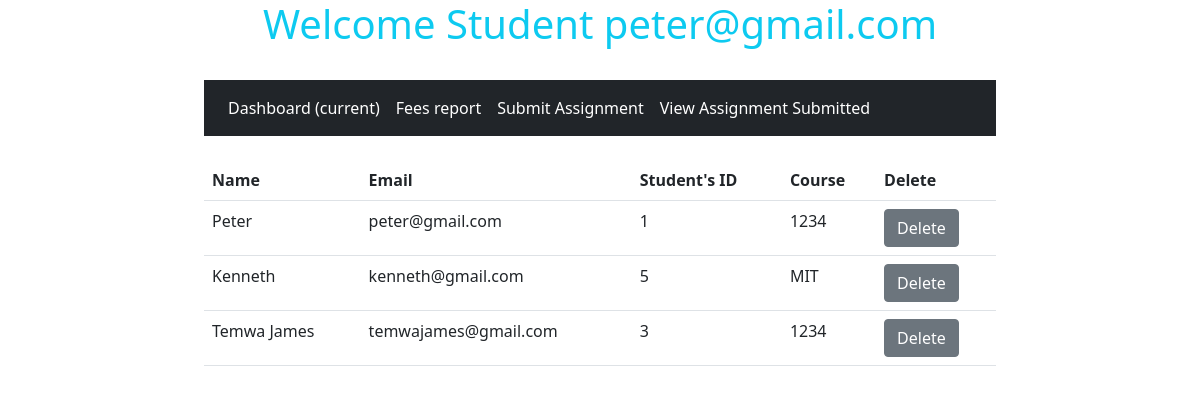
Screenshot of /studentdashboard (signed in) with the database file from the repository.
### Databases.py (models this page shows)
class Users(Model):
    username = CharField()
    useremail = CharField(unique=True)
    password = CharField()
    studentID = IntegerField()
    studentcourse = CharField()
    role = IntegerField()
    class Meta:
        database = db

### app.py (the view)
@app.route('/studentdashboard')
def student_dashboard():
    users = Users.select()
    if not session.get("logged_in"):
        return redirect(url_for("login"))
    return render_template("StudentDashboard.html", users=users)

### templates/StudentDashboard.html (shortened to what this page needs)
<!DOCTYPE html>
<html lang="en">
<head>
    <link rel="stylesheet" href="../static/bootstrap-5.0.0-beta1-dist/css/bootstrap.css">
    <link rel="stylesheet" href="{{ url_for('static', filename="css/navigation.css") }}">
</head>
<body>
<h1 class="text-info text-center">Welcome Student {{ session["name"] }} </h1>
<div class="row">
<div class="col-2"></div>
    <div class="col-8">
    <br>
 <nav class="navbar navbar-expand-lg navbar-dark bg-dark">
  <div class="collapse navbar-collapse" id="navbarNavAltMarkup">
    <div class="navbar-nav text-center">
        <a class="nav-item nav-link active" href="/student_dashboard">Dashboard <span class="sr-only">(current)</span></a>
        <a class="nav-item nav-link active" href="/view_fees">Fees report</a>
         <a class="nav-item nav-link active" href="/submit_assignment">Submit Assignment</a>
         <a class="nav-item nav-link active" href="/assignment_submit">View Assignment Submitted</a>
    </div>
  </div>
</nav>
 <br>
        <table class="table table-hover">
            <tr>
               <th>Name</th>
                <th>Email</th>
                <th>Student's ID</th>
                <th>Course</th>
                <th>Delete</th>
            </tr>
             {% for user in users %}
            <tr>
                <td>{{ user.username }}</td>
                <td>{{ user.useremail }}</td>
                <td>{{ user.studentID }}</td>
                <td>{{ user.studentcourse }}</td>
                <td><a class="btn btn-secondary" href="/del/{{ user.id }}">Delete</a></td>
            </tr>
            {% endfor %}
        </table>
    </div>
</div>
</body>
</html>

### rows the page displays
Users: username "Peter", useremail "peter@gmail.com", studentID "1", studentcourse "1234"
Users: username "Kenneth", useremail "kenneth@gmail.com", studentID "5", studentcourse "MIT"
Users: username "Temwa James", useremail "temwajames@gmail.com", studentID "3", studentcourse "1234"
